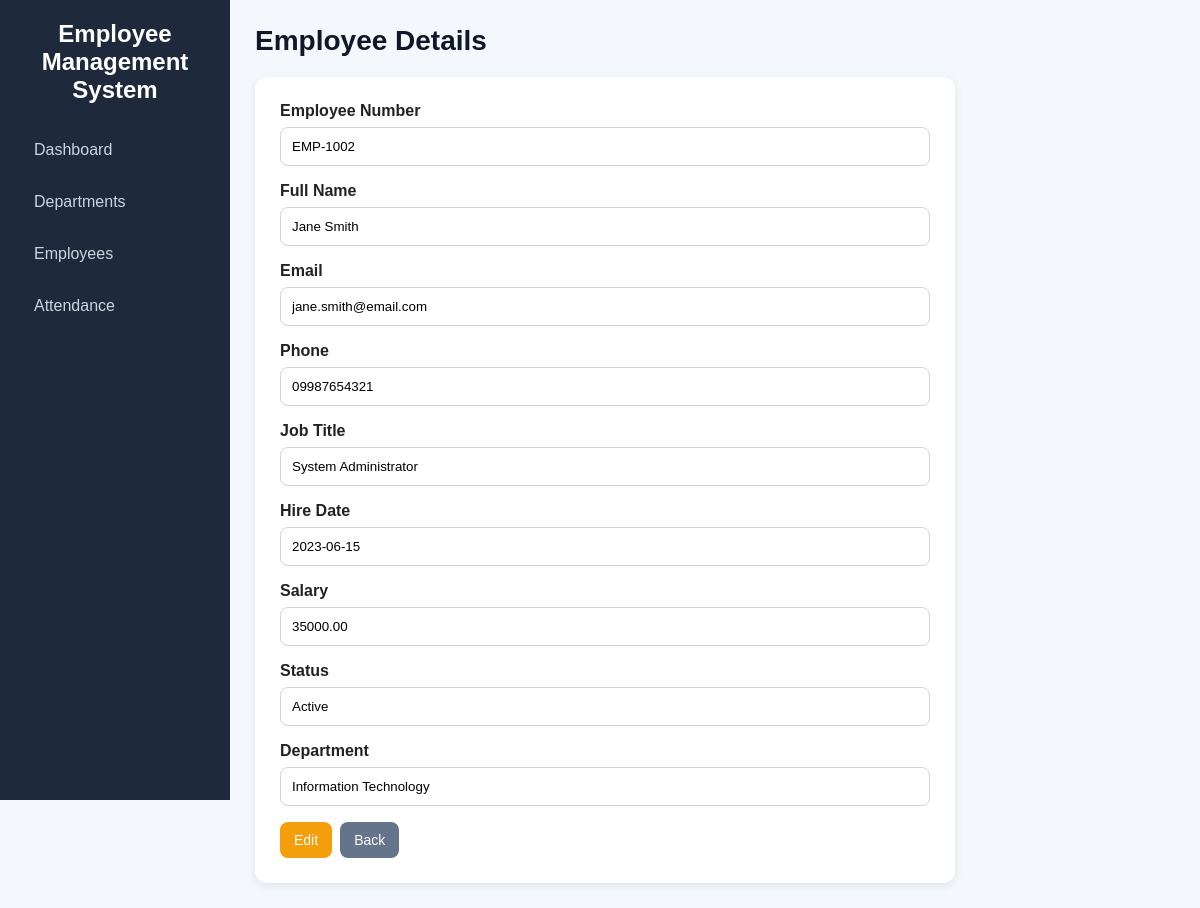
Page /employees/view.php?id=2 on the committed database.
### tables this page shows
CREATE TABLE employees (
    id INT AUTO_INCREMENT PRIMARY KEY,
    employee_no VARCHAR(50) NOT NULL UNIQUE,
    first_name VARCHAR(100) NOT NULL,
    last_name VARCHAR(100) NOT NULL,
    email VARCHAR(150) NOT NULL UNIQUE,
    phone VARCHAR(30) DEFAULT NULL,
    job_title VARCHAR(100) NOT NULL,
    hire_date DATE NOT NULL,
    salary DECIMAL(10,2) NOT NULL DEFAULT 0.00,
    status ENUM('Active', 'Inactive') NOT NULL DEFAULT 'Active',
    department_id INT NOT NULL,
    created_at TIMESTAMP DEFAULT CURRENT_TIMESTAMP,
    CONSTRAINT fk_employee_department
        FOREIGN KEY (department_id) REFERENCES departments(id)
        ON DELETE RESTRICT ON UPDATE CASCADE
);

CREATE TABLE departments (
    id INT AUTO_INCREMENT PRIMARY KEY,
    department_name VARCHAR(100) NOT NULL UNIQUE,
    department_code VARCHAR(20) NOT NULL UNIQUE,
    description VARCHAR(255) DEFAULT NULL,
    created_at TIMESTAMP DEFAULT CURRENT_TIMESTAMP
);

### employees/view.php (the view, shortened to what this page needs)
<?php
require_once '../config/database.php';
$id = $_GET['id'] ?? null;
$stmt = $pdo->prepare("
    SELECT employees.*, departments.department_name
    FROM employees
    INNER JOIN departments ON employees.department_id = departments.id
    WHERE employees.id = ?
");
$stmt->execute([$id]);
$employee = $stmt->fetch();
include '../includes/header.php';
?>
<div class="form-container">
    <div class="form-group"><label>Employee Number</label><input type="text" value="<?= htmlspecialchars($employee['employee_no']) ?>" readonly></div>
    <div class="form-group"><label>Full Name</label><input type="text" value="<?= htmlspecialchars($employee['first_name'] . ' ' . $employee['last_name']) ?>" readonly></div>
    <div class="form-group"><label>Email</label><input type="text" value="<?= htmlspecialchars($employee['email']) ?>" readonly></div>
    <div class="form-group"><label>Phone</label><input type="text" value="<?= htmlspecialchars($employee['phone'] ?? '-') ?>" readonly></div>
    <div class="form-group"><label>Job Title</label><input type="text" value="<?= htmlspecialchars($employee['job_title']) ?>" readonly></div>
    <div class="form-group"><label>Hire Date</label><input type="text" value="<?= htmlspecialchars($employee['hire_date']) ?>" readonly></div>
    <div class="form-group"><label>Salary</label><input type="text" value="<?= htmlspecialchars($employee['salary']) ?>" readonly></div>
    <div class="form-group"><label>Status</label><input type="text" value="<?= htmlspecialchars($employee['status']) ?>" readonly></div>
    <div class="form-group"><label>Department</label><input type="text" value="<?= htmlspecialchars($employee['department_name']) ?>" readonly></div>
    <div class="actions">
        <a href="edit.php?id=<?= $employee['id'] ?>" class="btn btn-warning">Edit</a>
        <a href="index.php" class="btn btn-secondary">Back</a>
    </div>
</div>
<?php include '../includes/footer.php'; ?>

### assets/style.css (style rules this page uses)
* { margin: 0; padding: 0; box-sizing: border-box; font-family: Arial, Helvetica, sans-serif; }
body { display: flex; background: #f4f7fb; color: #222; }
.btn { display: inline-block; padding: 10px 14px; text-decoration: none; border: none; border-radius: 8px; cursor: pointer; transition: 0.3s; font-size: 14px; }
.btn-warning { background: #f59e0b; color: white; }
.btn-secondary { background: #64748b; color: white; }
.form-container { background: white; padding: 25px; border-radius: 12px; max-width: 700px; box-shadow: 0 3px 10px rgba(0,0,0,0.08); }
.form-group { margin-bottom: 16px; }
.form-group label { display: block; margin-bottom: 7px; font-weight: bold; }
.form-group input, .form-group select, .form-group textarea { width: 100%; padding: 11px; border: 1px solid #cbd5e1; border-radius: 8px; }
.actions { display: flex; gap: 8px; flex-wrap: wrap; }

### rows in the picture
employees: employee_no "EMP-1002", first_name+last_name "Jane Smith", email "jane.smith@email.com", phone "09987654321", job_title "System Administrator", hire_date "2023-06-15", salary "35000.00", status "Active", department.department_name "Information Technology"

### other values in the picture
$pageTitle "Employee Details"
